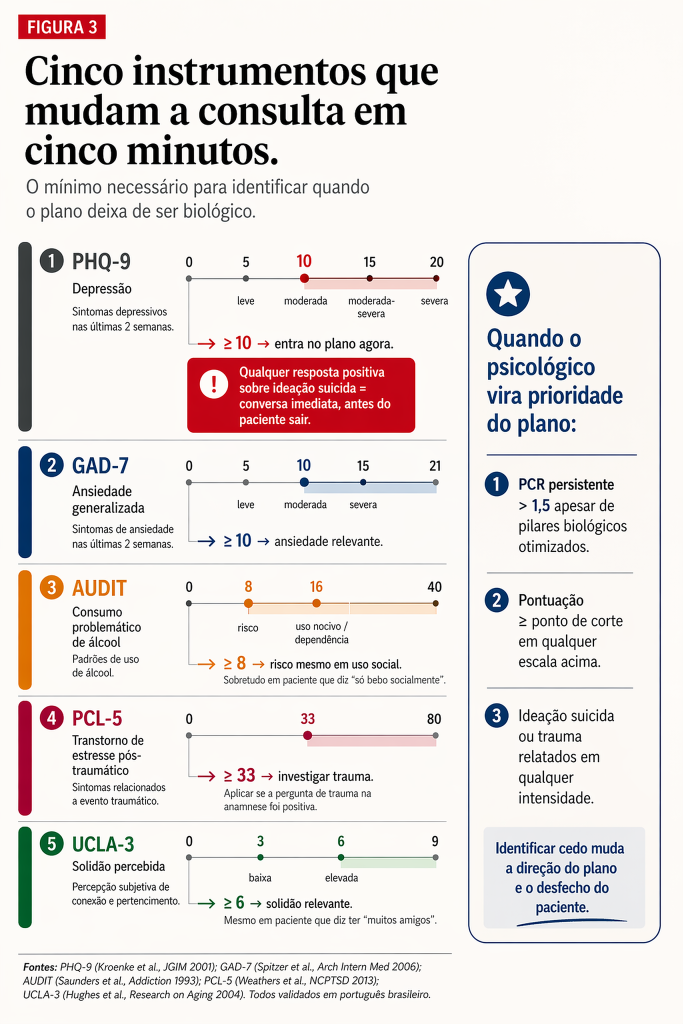
#> input picture ebook/ebook1/build/versaoImpressa/html-figures/cap12-fig03/_reference.png, 2048 x 3072 px, found by its file name (shown at 1/3 size)
$ python sidebyside.py ../cap12-fig03/_reference.png
#> lines starting #> are read from the running program, lines starting #| are printed output that depends on the picture
"""sidebyside.py <figure_dir> — gera <figure_dir>/side-by-side.png: original | meu | diff"""
import sys
from pathlib import Path
from PIL import Image

fd = Path(sys.argv[1])
orig = Image.open(fd / "_reference.png").convert("RGB")
#> orig is the input picture: PIL image 2048x3072 RGB; mean R, G, B 233.6, 226.7, 225
me   = Image.open(fd / "preview.png").convert("RGB")
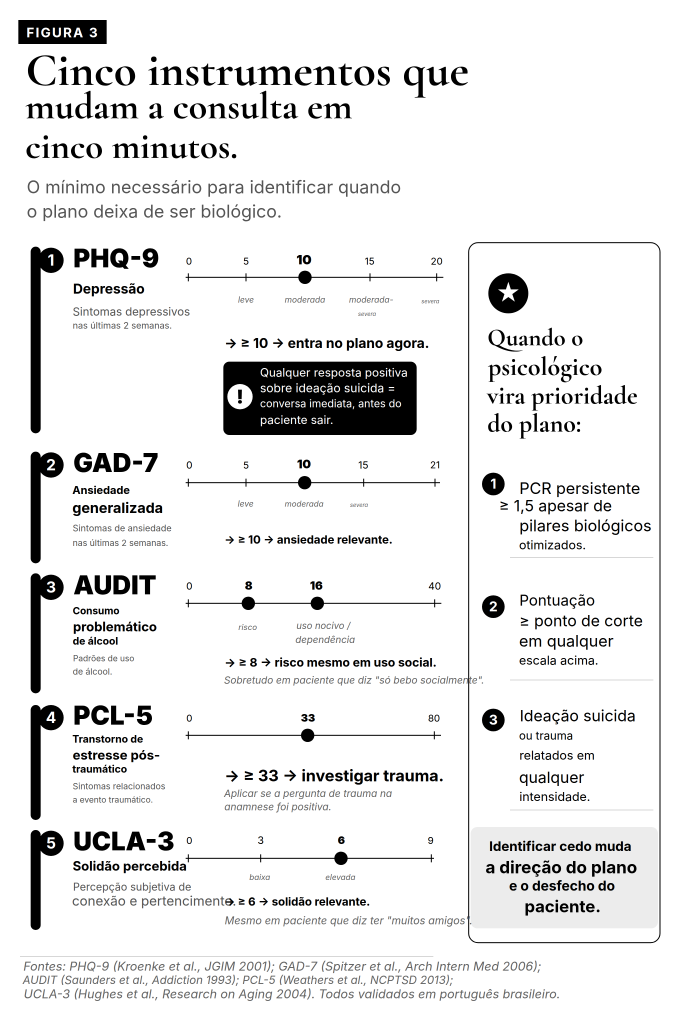
#> input picture ebook/ebook1/build/versaoImpressa/html-figures/cap12-fig03/preview.png, 2048 x 3072 px, found by its file name (shown at 1/3 size)
#> me is the input picture: PIL image 2048x3072 RGB; mean R, G, B 232.6, 232.6, 232.6
diff = Image.open(fd / "diff.png").convert("RGB")
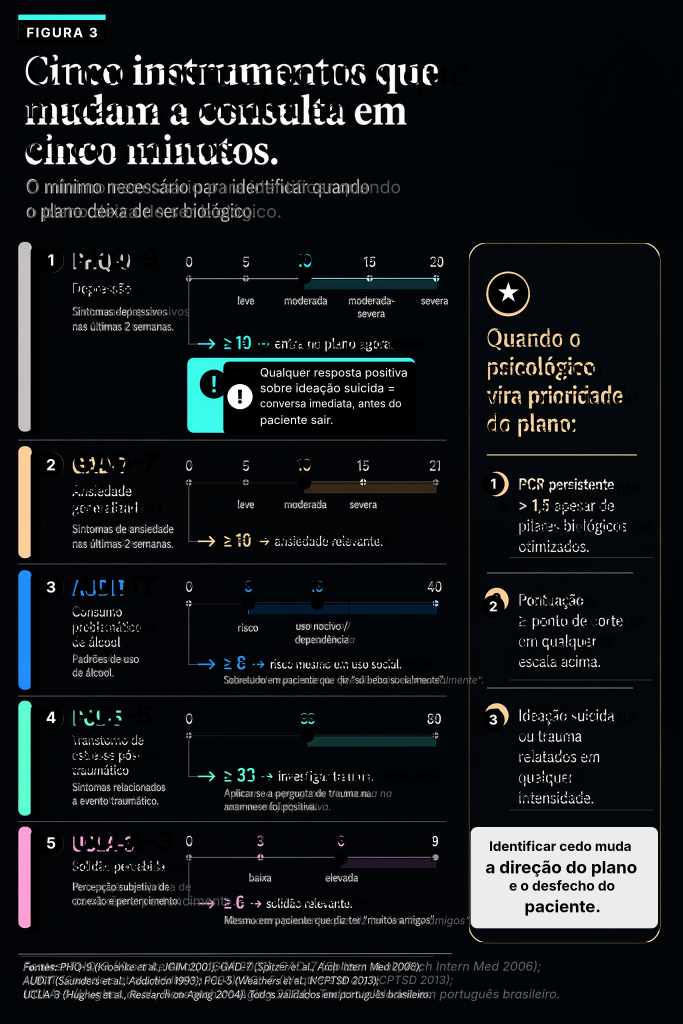
#> input picture ebook/ebook1/build/versaoImpressa/html-figures/cap12-fig03/diff.png, 2048 x 3072 px, found by its file name (shown at 1/3 size)
#> diff is the input picture: PIL image 2048x3072 RGB; mean R, G, B 21.6, 24.9, 27.1

W, H = orig.size
#> W = 2048; H = 3072
out = Image.new("RGB", (W * 3 + 40, H + 40), "white")
#> out: PIL image 6184x3112 RGB; every value is 255
out.paste(orig, (0, 20))
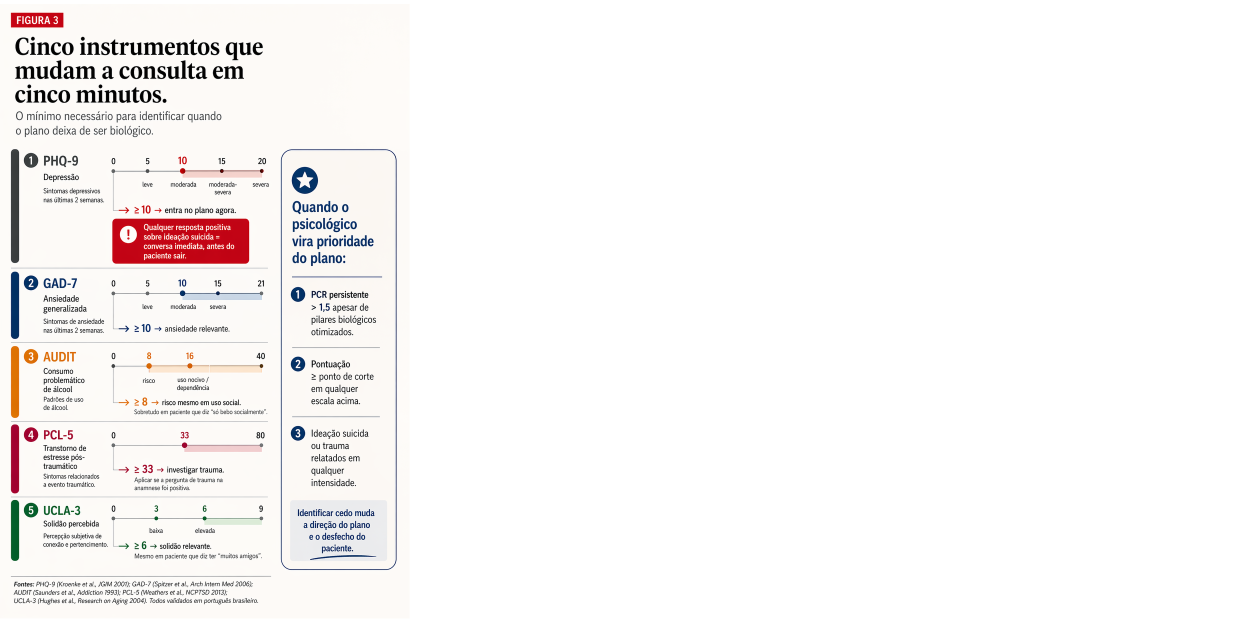
#> out: PIL image 6184x3112 RGB (shown at 1/5 size); mean R, G, B 248, 245.8, 245.2
out.paste(me,   (W + 20, 20))
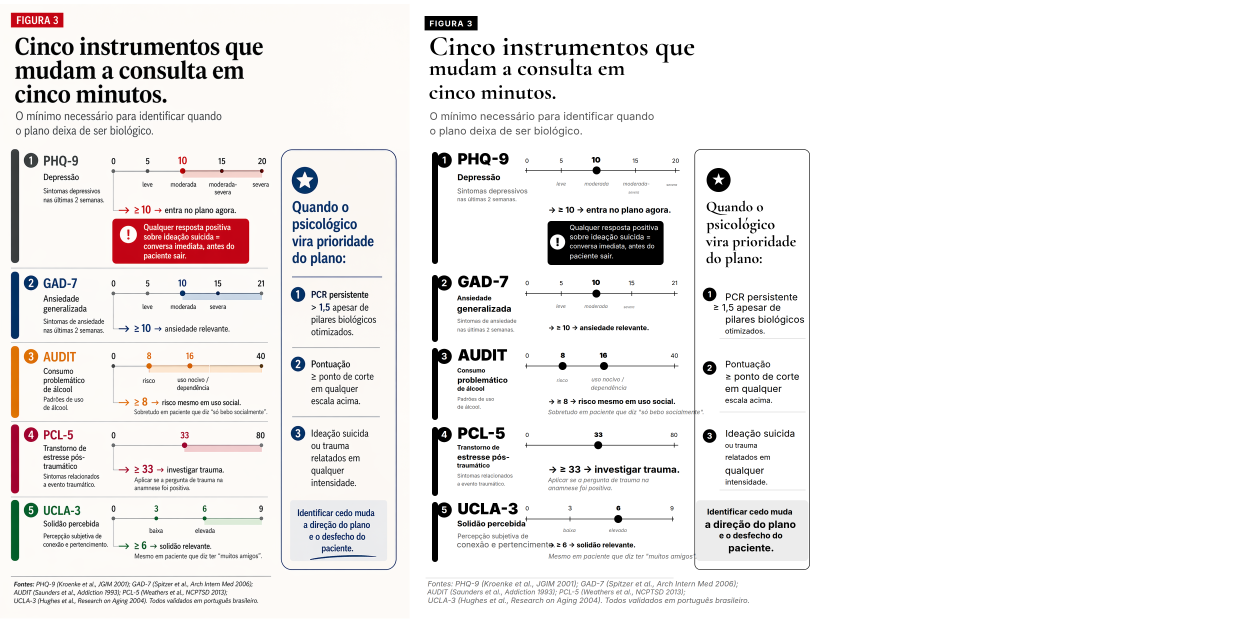
#> out: PIL image 6184x3112 RGB (shown at 1/5 size); mean R, G, B 240.7, 238.4, 237.9
out.paste(diff, (2 * W + 40, 20))
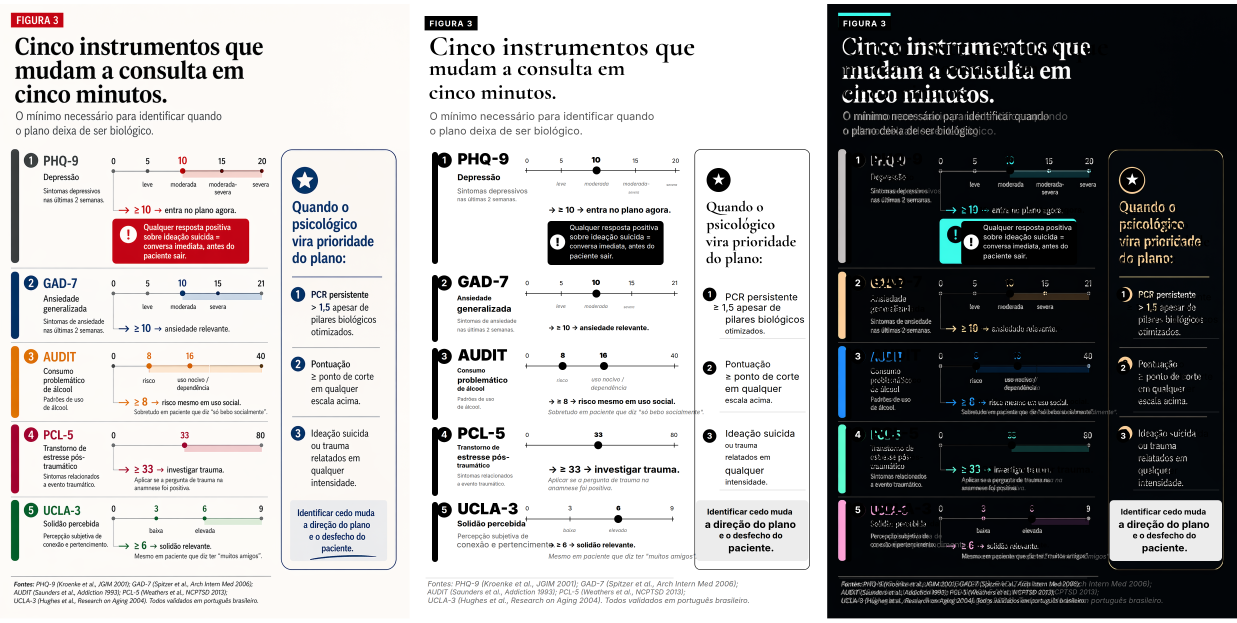
#> out: PIL image 6184x3112 RGB (shown at 1/5 size); mean R, G, B 164.4, 163.2, 163.4
out.thumbnail((2400, 1600))
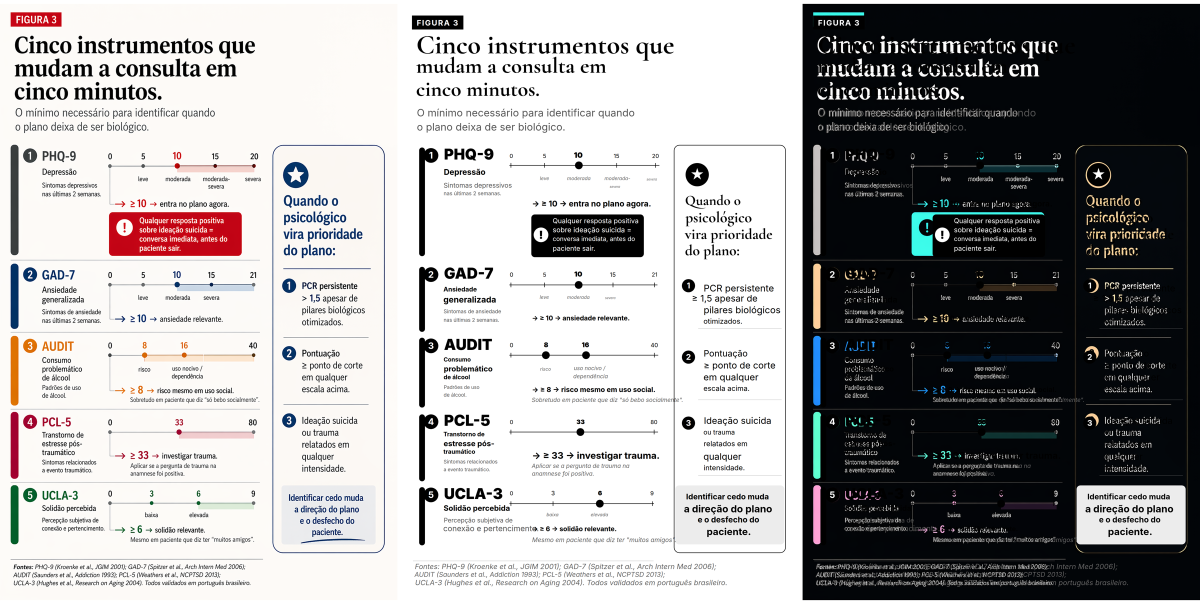
#> out: PIL image 2400x1208 RGB (shown at 1/2 size); mean R, G, B 164.3, 163.2, 163.3
out.save(fd / "side-by-side.png")
print("saved")
